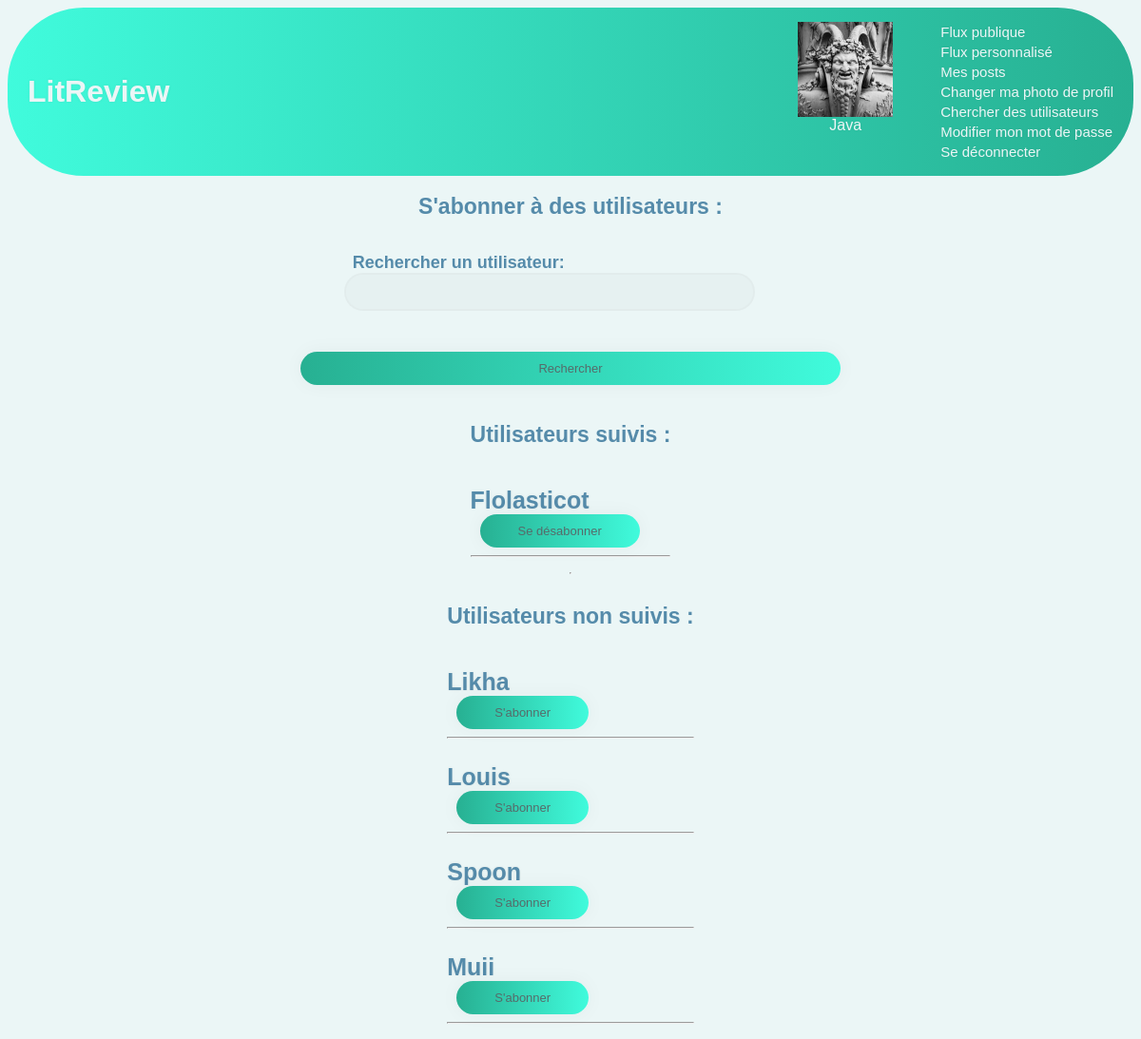
Screenshot of /follow/0/ (signed in) with the database file from the repository.
### authentication/models.py (models this page shows, shortened)
class User(AbstractUser):
    profile_picture = models.ImageField(verbose_name='image', null=True, blank=True)
    followed_users = models.ManyToManyField(settings.AUTH_USER_MODEL, through='UserFollow', symmetrical=False)
    IMAGE_MAX_SIZE = (500, 500)

### authentication/views.py (the view, shortened to what this page needs)
# urls.py: path('<str:follow_unfollow>/<int:user_id>/', authentication.views.FollowUser.as_view(), name='follow-user'),
class FollowUser(LoginRequiredMixin, View):
    form = forms.SearchUser()
    def get(self, request, follow_unfollow, user_id):
        users = self.get_users(request)
        return render(
            request,
            'authentication/follow_users.html',
            context={
                'followed_users': users[0],
                'not_followed_users': users[1],
                'form': self.form
            }
        )
    def get_users(self, request, filter=None):
        if filter:
            followed_users = request.user.followed_users.filter(username__contains=filter)
            all_users = models.User.objects.filter(username__contains=filter).exclude(username=request.user)
        else:
            followed_users = request.user.followed_users.all()
            all_users = models.User.objects.all().exclude(username=request.user)
        not_followed_users = all_users.difference(followed_users)
        return (followed_users, not_followed_users)

### authentication/forms.py
class SearchUser(forms.Form):
    rechercher_un_utilisateur = forms.CharField(max_length=50, required=False)

### authentication/templates/authentication/follow_users.html (shortened to what this page needs)
{% extends 'base.html' %}
{% block content %}
    <h2>S'abonner à des utilisateurs :</h2>
    <form method="post">
        {{ form.as_p }}
        <button type="submit">Rechercher</button>
    </form>
    <div>
        <h3>Utilisateurs suivis :</h3>
        {% for followed_user in followed_users %}
        <a href="{% url 'flux-user' followed_user.id %}"><h6 class="follow_username">{{ followed_user.username }}</h6></a>
        <a href="{% url 'follow-user' 'unfollow' followed_user.id %}"><button>Se désabonner</button></a>
        <hr>
    {% endfor %}
    </div>
    <hr>
    <div>
        <h3>Utilisateurs non suivis :</h3>
        {% for not_followed_user in not_followed_users %}
        <a href="{% url 'flux-user' not_followed_user.id %}"><h6 class="follow_username">{{ not_followed_user.username }}</h6></a>
        <a href="{% url 'follow-user' 'follow' not_followed_user.id %}"><button>S'abonner</button></a>
        <hr>
    {% endfor %}
    </div>
{% endblock content %}

### templates/base.html (shortened to what this page needs)
{% load static %}
<html>
    <head>
        <link rel="stylesheet" href="{% static 'style.css' %}">
    </head>
    <body>
        <header>
            <a href="{% url 'flux' %}" id='header_title'><h1>LitReview</h1></a>
            <div class="header_when_autenticated">
                {% if user.is_authenticated %}
                    <a href="{% url 'flux-self' %}">
                        <div id="user_icon">
                            {% if user.profile_picture %}
                                <img class="avatar" src='{{ user.profile_picture.url }}'>
                            {% else %}
                                <img class="avatar" src="{% static 'images/default_profile.jpg'%}">
                            {% endif %}
                                <p id='username'>{{ user.username }}</p>
                        </div>
                    </a>
                    <div id='navigation'>
                        <ul id='list_header'>
                            <li class='puces_header'><a href="{% url 'flux' %}">Flux publique</a></li>
                            <li class='puces_header'><a href="{% url 'flux-perso' %}">Flux personnalisé</a></li>
                            <li class='puces_header'><a href="{% url 'flux-self' %}">Mes posts</a></li>
                            <li class='puces_header'><a href="{% url 'profile-picture-change' %}">Changer ma photo de profil</a></li>
                            <li class='puces_header'><a href="{% url 'follow-user' 'follow' 0 %}">Chercher des utilisateurs</a></li>
                            <li class='puces_header'><a href="{% url 'password-change' %}">Modifier mon mot de passe</a></li>
                            <li class='puces_header'><a href="{% url 'logout' %}">Se déconnecter</a></li>
                        </ul>
                    </div>
                {% endif %}
            </div>
        </header>
        <main>
            {% block content %}{% endblock content %}
        </main>
    </body>
</html>

### static/style.css (style rules this page uses)
header { padding: 0px 16px; border-radius: 5em; background: linear-gradient(to left, #27b092, #40fbdc); color: #f1f1f1; display: flex; flex-direction: row; justify-content: space-between; align-items: center; }
.puces_header { list-style-type: none; transition: transform .2s; margin: 0 auto; padding-top: 2px; padding-bottom: 2px; }
main { margin: auto; width: 50%; display: flex; flex-direction: column; align-items: center; }
body { background-color: #ebf6f6; font-family: 'Ubuntu', sans-serif; }
ul { color: #558baa; font-family: 'Ubuntu', sans-serif; font-size: 15px; }
label, h6, h5, h4, h3, h2 { color: #558baa; font-family: 'Ubuntu', sans-serif; font-weight: bold; font-size: 23px; }
.follow_username { font-size: 25; margin: 0px; padding: 0px; }
label { margin-left: 55px; padding-top: 40px; font-size: 18px; }
input, #id_description, #id_body { width: 76%; color: rgb(38, 50, 56); font-weight: 700; font-size: 14px; letter-spacing: 1px; background: rgba(136, 126, 126, 0.04); padding: 10px 20px; border: none; border-radius: 20px; outline: none; box-sizing: border-box; border: 2px solid rgba(0, 0, 0, 0.02); margin-bottom: 50px; margin-left: 46px; text-align: center; margin-bottom: 27px; font-family: 'Ubuntu', sans-serif; }
form { display: flex; flex-direction: column; }
button { cursor: pointer; border-radius: 5em; background: linear-gradient(to right, #27b092, #40fbdc); color: #fff; border: 0; padding-left: 40px; padding-right: 40px; padding-bottom: 10px; padding-top: 10px; font-family: 'Ubuntu', sans-serif; font-size: 13px; box-shadow: 0 0 20px 1px rgba(0, 0, 0, 0.04); color: #566b6a; }
a { text-shadow: 0px 0px 3px rgba(117, 117, 117, 0.12); color: #ebf6f6; text-decoration: none; padding: 5px; }
#header_title { color: #ebf6f6; }
.avatar { width: 100px; height: 100px; }
#user_icon { margin-left: 200px; margin-top: 10px; }
.header_when_autenticated { display: flex; flex-direction: row; }
#username { margin: auto; text-align: center; }

### rows the page displays
User: profile_picture (picture), username "Java"
User: username "Flolasticot"
User: username "Likha"
User: username "Louis"
User: username "Spoon"
User: username "Muii"
